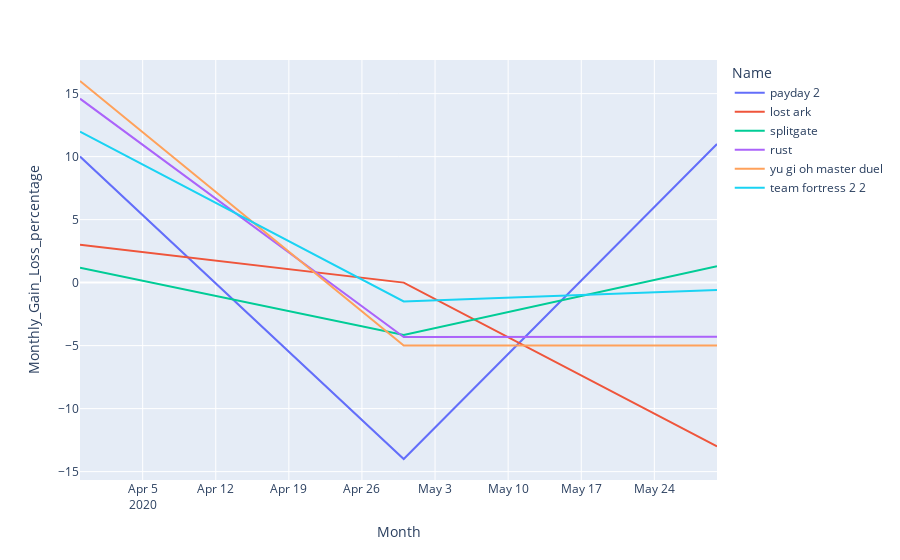

The notebook cell saved with this chart:
### Markdown cell above
In case of interpretation the correlation did not help us at all, since the correlation in our case is just a mathematical correlation.

### Code cell
fig = px.line(game_player_count_df, x="Month", y="Monthly_Gain_Loss_percentage", color='Name')
fig.show()

### Figure 1 — Plotly figure (JSON) as saved in the notebook; plotly's stock layout.template omitted (floating-point values rounded to 4 significant figures)
{"data": [{"hovertemplate": "Name=payday 2<br>Month=%{x}<br>Monthly_Gain_Loss_percentage=%{y}<extra></extra>", "legendgroup": "payday 2", "line": {"color": "#636efa", "dash": "solid"}, "marker": {"symbol": "circle"}, "mode": "lines", "name": "payday 2", "orientation": "v", "showlegend": true, "x": ["2020-05-30T00:00:00", "2020-04-30T00:00:00", "2020-03-30T00:00:00"], "xaxis": "x", "y": [11.0, -14.0, 10.0], "yaxis": "y", "type": "scatter"}, {"hovertemplate": "Name=lost ark<br>Month=%{x}<br>Monthly_Gain_Loss_percentage=%{y}<extra></extra>", "legendgroup": "lost ark", "line": {"color": "#EF553B", "dash": "solid"}, "marker": {"symbol": "circle"}, "mode": "lines", "name": "lost ark", "orientation": "v", "showlegend": true, "x": ["2020-05-30T00:00:00", "2020-04-30T00:00:00", "2020-03-30T00:00:00"], "xaxis": "x", "y": [-13.0, 0.0, 3.0], "yaxis": "y", "type": "scatter"}, {"hovertemplate": "Name=splitgate<br>Month=%{x}<br>Monthly_Gain_Loss_percentage=%{y}<extra></extra>", "legendgroup": "splitgate", "line": {"color": "#00cc96", "dash": "solid"}, "marker": {"symbol": "circle"}, "mode": "lines", "name": "splitgate", "orientation": "v", "showlegend": true, "x": ["2020-05-30T00:00:00", "2020-04-30T00:00:00", "2020-03-30T00:00:00"], "xaxis": "x", "y": [1.29, -4.15, 1.18], "yaxis": "y", "type": "scatter"}, {"hovertemplate": "Name=rust<br>Month=%{x}<br>Monthly_Gain_Loss_percentage=%{y}<extra></extra>", "legendgroup": "rust", "line": {"color": "#ab63fa", "dash": "solid"}, "marker": {"symbol": "circle"}, "mode": "lines", "name": "rust", "orientation": "v", "showlegend": true, "x": ["2020-05-30T00:00:00", "2020-04-30T00:00:00", "2020-03-30T00:00:00"], "xaxis": "x", "y": [-4.3, -4.32, 14.6], "yaxis": "y", "type": "scatter"}, {"hovertemplate": "Name=yu gi oh master duel<br>Month=%{x}<br>Monthly_Gain_Loss_percentage=%{y}<extra></extra>", "legendgroup": "yu gi oh master duel", "line": {"color": "#FFA15A", "dash": "solid"}, "marker": {"symbol": "circle"}, "mode": "lines", "name": "yu gi oh master duel", "orientation": "v", "showlegend": true, "x": ["2020-05-30T00:00:00", "2020-04-30T00:00:00", "2020-03-30T00:00:00"], "xaxis": "x", "y": [-5.0, -5.0, 16.0], "yaxis": "y", "type": "scatter"}, {"hovertemplate": "Name=team fortress 2 2<br>Month=%{x}<br>Monthly_Gain_Loss_percentage=%{y}<extra></extra>", "legendgroup": "team fortress 2 2", "line": {"color": "#19d3f3", "dash": "solid"}, "marker": {"symbol": "circle"}, "mode": "lines", "name": "team fortress 2 2", "orientation": "v", "showlegend": true, "x": ["2020-05-30T00:00:00", "2020-04-30T00:00:00", "2020-03-30T00:00:00"], "xaxis": "x", "y": [-0.59, -1.5, 11.98], "yaxis": "y", "type": "scatter"}], "layout": {"xaxis": {"anchor": "y", "domain": [0.0, 1.0], "title": {"text": "Month"}}, "yaxis": {"anchor": "x", "domain": [0.0, 1.0], "title": {"text": "Monthly_Gain_Loss_percentage"}}, "legend": {"title": {"text": "Name"}, "tracegroupgap": 0}, "margin": {"t": 60}}}
